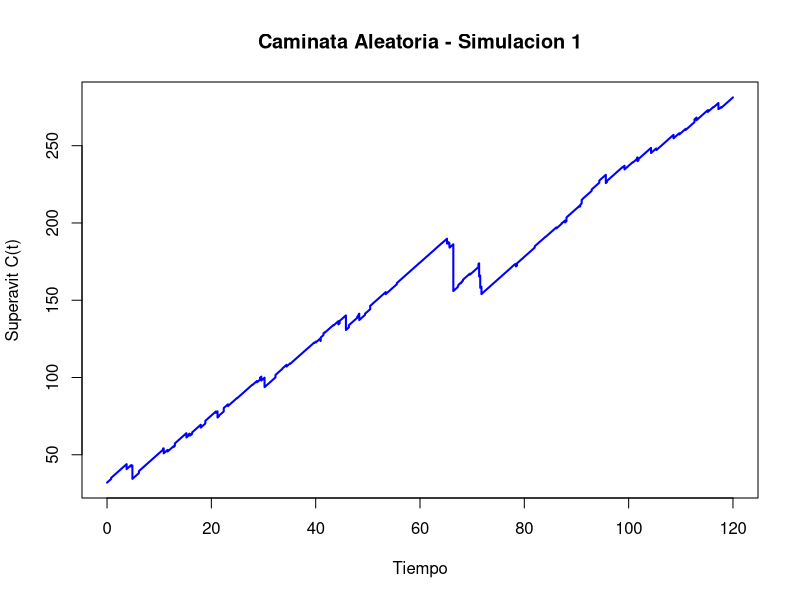
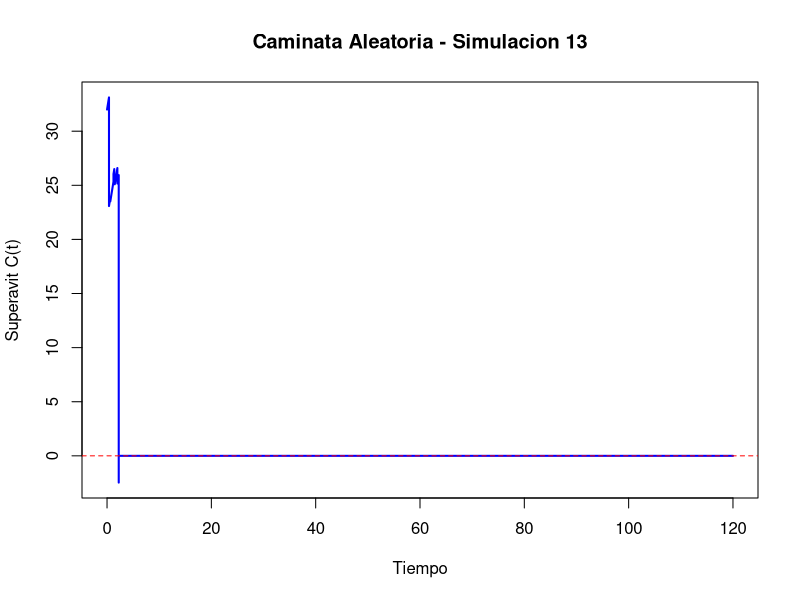

Reproduce these figures in R, in order. (Note: a time limit stopped this script after it produced the figures.)
set.seed(89)  # para reproducibilidad

### MODELO ###

# PARTE I: Explorar distribuciones de tamano de siniestros
# Log-normal

## Parametros generales del modelo
u <- 32 # capital inicial
c <- 3 # tasa de ingreso de primas por unidad de tiempo
Tmax <- 120 # tiempo total a simular
nsim <- 10000 # Numero de simulaciones para Monte Carlo

## Parametros de frecuencia
# Parametros de la distribucion de arribos de siniestros (Exponencial)
lambda <- 0.6
# Parametros de la distribucion de arribos de inyecciones (Exponencial)
lambda_2 <- 0.3

## Parametros de tamano
# Parametros de la distribucion de tamanos de siniestros (Log-normal)
mu <- -0.3069
sigma <- sqrt(2)
# Parametros de la distribucion de tamanos de inyecciones (Gamma)
alpha <- 2
sigma_2 <- 0.6

### Monte Carlo ###

## Condiciones iniciales
contador_ruinas <- 0 # Contador de ruinas
contador_no_ruinas <- 0 # Contador de no-ruinas
tiempos_ruina <- numeric() # Tiempos de ruinas
utilidades <- numeric(nsim) # Utilidades
graficado_ruina <- FALSE
graficado_no_ruina <- FALSE

## Simulaciones
for (i in 1:nsim) {
  
  ## Tiempos de arribo de los siniestros
  arribos_brutos_sin <- cumsum(rexp(n = Tmax * lambda * 2, rate = lambda))
  if (tail(arribos_brutos_sin, 1) < Tmax) {
    warning("No se generaron suficientes eventos para cubrir hasta Tmax. Aumentar n.")
  }
  arribos_sin <- arribos_brutos_sin[arribos_brutos_sin <= Tmax]
  n_sin <- length(arribos_sin)
  
  ## Tiempos de arribo de las inyecciones
  arribos_brutos_iny <- cumsum(rexp(n = Tmax * lambda_2 * 2, rate = lambda_2))
  if (tail(arribos_brutos_iny, 1) < Tmax) {
    warning("No se generaron suficientes eventos para cubrir hasta Tmax. Aumentar n.")
  }
  arribos_iny <- arribos_brutos_iny[arribos_brutos_iny <= Tmax]
  n_iny <- length(arribos_iny)
  
  ## Tamanos de los siniestros
  siniestros <- rlnorm(n_sin, meanlog = mu, sdlog = sigma)
  
  ## Tamanos de las inyecciones
  inyecciones <- rgamma(n_iny, shape = alpha, scale = sigma_2)
  
  ### PROCESO DE SUPERAVIT ###
  
  ## Malla temporal
  malla_temp <- seq(0, Tmax, by = 0.001)
  Ct <- numeric(length(malla_temp))
  sin_index <- 1
  acumulados_sin <- 0
  iny_index <- 1
  acumulados_iny <- 0
  ruina_ocurrida <- FALSE
  tiempo_ruina <- NA
  
  for (j in seq_along(malla_temp)) {
    t <- malla_temp[j]
    
    ## Suma siniestros que ya ocurrieron hasta t
    while (sin_index <= n_sin && arribos_sin[sin_index] <= t) {
      acumulados_sin <- acumulados_sin + siniestros[sin_index]
      sin_index <- sin_index + 1
    }
    
    ## Suma inyecciones que ya ocurrieron hasta t
    while (iny_index <= n_iny && arribos_iny[iny_index] <= t) {
      acumulados_iny <- acumulados_iny + inyecciones[iny_index]
      iny_index <- iny_index + 1
    }
    
    ## Calculamos el superavit
    Ct[j] <- u + c * t - acumulados_sin + acumulados_iny
    
    ## Verificamos si hubo ruina
    if (!ruina_ocurrida && Ct[j] < 0) {
      ruina_ocurrida <- TRUE
      tiempo_ruina <- t
      break  # podemos salir del bucle si ya hay ruina
    }
  }
  
  ## Calculamos las utilidades (si hubo)
  t_final <- if (ruina_ocurrida) tiempo_ruina else Tmax # Tiempo final efectivo
  prima_total <- c * t_final # Prima acumulada hasta ese momento
  utilidades[i] <- prima_total - acumulados_sin # Utilidad (no incluye inyecciones, solo primas - siniestros)
  
  ## Almacenamos los datos de ruina (si hubo) o no-ruina
  if (ruina_ocurrida) {
    contador_ruinas <- contador_ruinas + 1
    tiempos_ruina <- c(tiempos_ruina, tiempo_ruina)
  }
  if (!ruina_ocurrida) {
    contador_no_ruinas <- contador_no_ruinas + 1
  }
  
  ## Graficamos la primera no-ruina
  if (!ruina_ocurrida && !graficado_no_ruina) {
    plot(malla_temp, Ct, type = "l", lwd = 2, col = "blue",
         xlab = "Tiempo", ylab = "Superavit C(t)",
         main = paste0("Caminata Aleatoria - Simulacion ", i))
    abline(h = 0, col = "red", lty = 2)
    graficado_no_ruina <- TRUE
  }
  
  ## Graficamos la primera ruina
  if (ruina_ocurrida && !graficado_ruina) {
    plot(malla_temp, Ct, type = "l", lwd = 2, col = "blue",
         xlab = "Tiempo", ylab = "Superavit C(t)",
         main = paste0("Caminata Aleatoria - Simulacion ", i))
    abline(h = 0, col = "red", lty = 2)
    graficado_ruina <- TRUE
  }
}

### Resultados ###

## Calculamos los resultados de las simulaciones Monte Carlo
prob_ruina <- contador_ruinas / nsim
tiempo_prom_ruina <- ifelse(length(tiempos_ruina) > 0, mean(tiempos_ruina), NA)

## Calculamos el Intervalo de confianza
z <- 1.96  # valor z para 95 por ciento
se <- sqrt(prob_ruina * (1 - prob_ruina) / nsim)  # error estandar
ic_inf <- prob_ruina - z * se
ic_sup <- prob_ruina + z * se
# Nota: 90 por ciento z = 1.645, 95 por ciento z = 1.96, 99 por ciento z = 2.576

### Resumen ###

## Cuadro Resumen
cat("Probabilidad estimada de ruina:", round(prob_ruina, 4), "\n")
cat("Intervalo de confianza al 95 por ciento: [", round(ic_inf, 4), ",", round(ic_sup, 4), "]\n")
cat("Tiempo promedio hasta la ruina (condicionado):", round(tiempo_prom_ruina, 4), "\n")
cat("Utilidad promedio:", round(mean(utilidades), 4), "\n")

## Graficas Resumen
if (length(tiempos_ruina) > 0) {
  hist(tiempos_ruina, breaks = 50, col = "lightblue",
       main = "Distribucion de los tiempos de ruina",
       xlab = "Tiempo de ruina", ylab = "Frecuencia")
}

hist(utilidades, breaks = 50, col = "lightgreen",
     main = "Distribucion de la utilidad (prima - siniestros)",
     xlab = "Utilidad", ylab = "Frecuencia")
